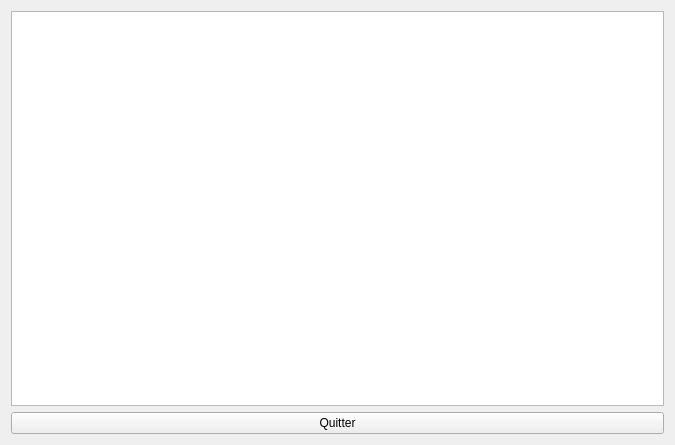
<?xml version="1.0" encoding="UTF-8"?>
<ui version="4.0">
 <class>ServeurMono</class>
 <widget class="QWidget" name="ServeurMono">
  <property name="geometry">
   <rect>
    <x>0</x>
    <y>0</y>
    <width>675</width>
    <height>445</height>
   </rect>
  </property>
  <property name="windowTitle">
   <string>ServeurMono</string>
  </property>
  <layout class="QVBoxLayout" name="verticalLayout">
   <item>
    <widget class="QTextEdit" name="textEditLogs"/>
   </item>
   <item>
    <widget class="QPushButton" name="pushButtonQuitter">
     <property name="text">
      <string>Quitter</string>
     </property>
    </widget>
   </item>
  </layout>
 </widget>
 <resources/>
 <connections>
  <connection>
   <sender>pushButtonQuitter</sender>
   <signal>clicked()</signal>
   <receiver>ServeurMono</receiver>
   <slot>close()</slot>
   <hints>
    <hint type="sourcelabel">
     <x>368</x>
     <y>394</y>
    </hint>
    <hint type="destinationlabel">
     <x>382</x>
     <y>728</y>
    </hint>
   </hints>
  </connection>
 </connections>
</ui>
